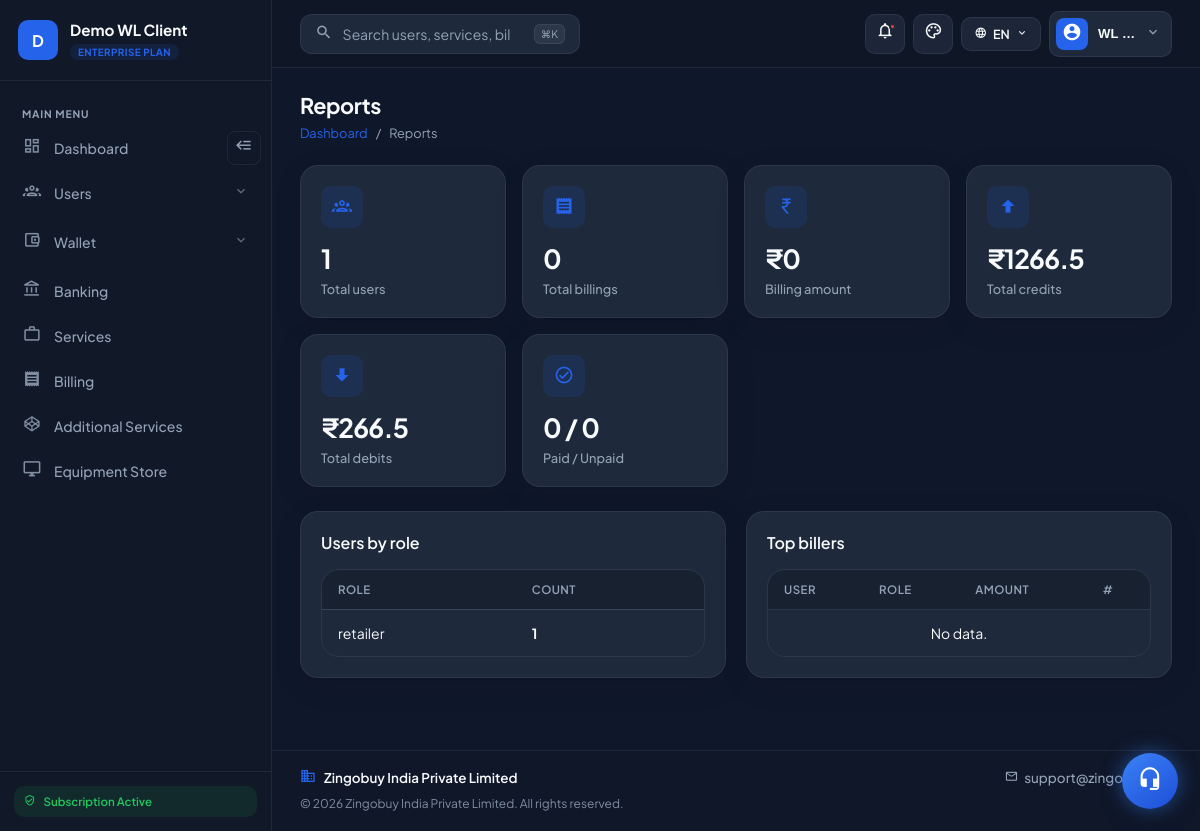
The app's page /wl/reports/ (signed in) with its own data.
### dashboard/models.py (models this page shows, shortened)
class WhiteLabelTenant(models.Model):
    name = models.CharField(max_length=255)
    slug = models.SlugField(max_length=100, unique=True)
    domain = models.CharField(
        max_length=255,
        unique=True,
        help_text="Host only, e.g. portal.client.com (no https://)",
    )
    logo = models.ImageField(upload_to="white_label/logos/", null=True, blank=True)
    favicon = models.ImageField(upload_to="white_label/favicons/", null=True, blank=True)
    primary_color = models.CharField(max_length=20, default="#0d9488")
    secondary_color = models.CharField(max_length=20, default="#0ea5e9")
    wallet_upi_id = models.CharField(
        max_length=100,
        blank=True,
        default="",
        help_text="UPI ID for wallet recharge of this white-label network",
    )
    wallet_qr_code = models.ImageField(
        upload_to="white_label/wallet_qr/",
        null=True,
        blank=True,
        help_text="QR code image for wallet recharge of this white-label network",
    )
    is_active = models.BooleanField(default=True)
    created_at = models.DateTimeField(auto_now_add=True)
    class Meta:
        ordering = ["name"]

class CustomUser(AbstractUser):
    email = models.EmailField(unique=True, null=False, blank=False)
    is_retailer = models.BooleanField(default=False)
    is_distributor = models.BooleanField(default=False)  # New field for distributor role
    username = models.CharField(
        max_length=150, unique=True, null=True, blank=True, editable=False
    )  # Automatically generated
    branch_id = models.CharField(max_length=50, unique=True, null=True, blank=False)
    plain_text_password = models.CharField(max_length=128, null=True, blank=True)  # For storing plain text password
    profile_photo = models.ImageField(upload_to='profile_photos/', null=True, blank=True)
    mobile_number = models.CharField(max_length=15, null=True, blank=True)
    pin = models.CharField(max_length=4, blank=True, null=True, verbose_name="Security PIN")
    full_name = models.CharField(max_length=255, blank=False, null=False)
    address = models.TextField(null=True, blank=True)
    state = models.CharField(max_length=100, null=True, blank=True)
    city = models.CharField(max_length=100, null=True, blank=True)
    postcode = models.CharField(max_length=20, null=True, blank=True)
    dob = models.DateField(null=True, blank=True)
    start_date = models.DateField(null=True, blank=True)
    created_at = models.DateTimeField(auto_now_add=True)  # Automatically set at creation time
    plain_password = models.CharField(max_length=128, null=True, blank=True)  # Add this field
    current_gsk_count = models.IntegerField(default=0)
    gender = models.CharField(
        max_length=10, choices=[("Male", "Male"), ("Female", "Female")], null=True, blank=True
    )
    role = models.CharField(
        max_length=50,
        choices=[
            ("admin", "Admin"),
            ("white_label_admin", "White Label Admin"),
            ("retailer", "Retailer"),
            ("distributor", "Distributor"),
            ("master_distributor", "Master Distributor"),
            ("retailer_2", "Retailer 2.0"),
            ("distributor_2", "Distributor 2.0"),
        ],
        null=True,
        blank=False,
        default='retailer'  # Default role
    )
    referred_by = models.ForeignKey(
        "self", on_delete=models.SET_NULL, null=True, blank=True, related_name="referrals"
    )
    tenant = models.ForeignKey(
        WhiteLabelTenant,
        on_delete=models.PROTECT,
        null=True,
        blank=True,
        related_name="users",
        help_text="NULL = platform (existing GSK). Set for white-label subtree users.",
    )
    wallet_balance = models.DecimalField(max_digits=10, decimal_places=2, default=0.00)
    first_login_at = models.DateTimeField(null=True, blank=True, help_text="Set on first portal login")
    wallet_disclaimer_dismissed_at = models.DateTimeField(null=True, blank=True, help_text="When user closed the wallet recharge disclaimer")
    USERNAME_FIELD = "email"
    REQUIRED_FIELDS = ['username']

### dashboard/views/white_label_views.py (the view)
# urls.py: path("wl/reports/", white_label_views.white_label_reports, name="white_label_reports"),
@login_required
@role_required(["white_label_admin"])
def white_label_reports(request):
    if not _require_tenant(request.user):
        return redirect("logout")
    subtree = wl_admin_subtree_qs(request.user)
    tenant_ids = _tenant_user_ids(request.user)
    role_breakdown = (
        subtree.values("role")
        .annotate(total=Count("id"))
        .order_by("role")
    )
    billing_qs = BillingDetails.objects.filter(user_id__in=tenant_ids)
    billing_summary = billing_qs.aggregate(
        total_amount=Sum("amount"),
        total_count=Count("id"),
    )
    paid_count = billing_qs.filter(payment_status="Paid").count()
    unpaid_count = billing_qs.filter(payment_status="Unpaid").count()
    txn_qs = Transaction.objects.filter(user_id__in=tenant_ids)
    credit_total = (
        txn_qs.filter(transaction_type="Credit").aggregate(t=Sum("amount"))["t"] or 0
    )
    debit_total = (
        txn_qs.filter(transaction_type="Debit").aggregate(t=Sum("amount"))["t"] or 0
    )
    top_billers = (
        billing_qs.values("user__full_name", "user__role")
        .annotate(total=Sum("amount"), count=Count("id"))
        .order_by("-total")[:8]
    )
    return render(
        request,
        "white_label_dashboard/reports.html",
        _wl_context(
            request,
            role_breakdown=role_breakdown,
            billing_summary=billing_summary,
            paid_count=paid_count,
            unpaid_count=unpaid_count,
            credit_total=credit_total,
            debit_total=debit_total,
            top_billers=top_billers,
            total_users=subtree.count(),
        ),
    )

### dashboard/templates/white_label_dashboard/reports.html (shortened to what this page needs)
{% extends 'white_label_dashboard/wl_layout.html' %}
{% block content %}
<div class="wl-saas-page-header">
    <div>
        <h1>Reports</h1>
        <div class="wl-saas-breadcrumb">
            <a href="{% url 'white_label_dashboard' %}">Dashboard</a><span>/</span><span>Reports</span>
        </div>
    </div>
</div>
<div class="wl-saas-grid-4" style="margin-bottom:24px;">
    <div class="wl-saas-stat"><div class="wl-saas-stat-icon"><i class="mdi mdi-account-group-outline"></i></div><h3>{{ total_users }}</h3><p>Total users</p></div>
    <div class="wl-saas-stat"><div class="wl-saas-stat-icon"><i class="mdi mdi-receipt"></i></div><h3>{{ billing_summary.total_count|default:0 }}</h3><p>Total billings</p></div>
    <div class="wl-saas-stat"><div class="wl-saas-stat-icon"><i class="mdi mdi-currency-inr"></i></div><h3>₹{{ billing_summary.total_amount|default:0 }}</h3><p>Billing amount</p></div>
    <div class="wl-saas-stat"><div class="wl-saas-stat-icon"><i class="mdi mdi-arrow-up-bold"></i></div><h3>₹{{ credit_total }}</h3><p>Total credits</p></div>
    <div class="wl-saas-stat"><div class="wl-saas-stat-icon"><i class="mdi mdi-arrow-down-bold"></i></div><h3>₹{{ debit_total }}</h3><p>Total debits</p></div>
    <div class="wl-saas-stat"><div class="wl-saas-stat-icon"><i class="mdi mdi-check-circle-outline"></i></div><h3>{{ paid_count }} / {{ unpaid_count }}</h3><p>Paid / Unpaid</p></div>
</div>
<div class="wl-saas-grid-2">
    <div class="wl-saas-card">
        <div class="wl-saas-card-header"><h2>Users by role</h2></div>
        <div class="wl-saas-table-wrap">
            <table class="wl-saas-table">
                <thead><tr><th>Role</th><th>Count</th></tr></thead>
                <tbody>
                    {% for row in role_breakdown %}
                    <tr><td>{{ row.role }}</td><td><strong>{{ row.total }}</strong></td></tr>
                    {% empty %}<tr><td colspan="2" class="wl-saas-empty">No data.</td></tr>{% endfor %}
                </tbody>
            </table>
        </div>
    </div>
    <div class="wl-saas-card">
        <div class="wl-saas-card-header"><h2>Top billers</h2></div>
        <div class="wl-saas-table-wrap">
            <table class="wl-saas-table">
                <thead><tr><th>User</th><th>Role</th><th>Amount</th><th>#</th></tr></thead>
                <tbody>
                    {% for row in top_billers %}
                    <tr>
                        <td>{{ row.user__full_name }}</td>
                        <td><span class="wl-saas-badge wl-saas-badge-neutral">{{ row.user__role }}</span></td>
                        <td>₹{{ row.total }}</td>
                        <td>{{ row.count }}</td>
                    </tr>
                    {% empty %}<tr><td colspan="4" class="wl-saas-empty">No data.</td></tr>{% endfor %}
                </tbody>
            </table>
        </div>
    </div>
</div>
{% endblock %}

### dashboard/templates/white_label_dashboard/_wl_sidebar.html (shortened to what this page needs)
<aside class="wl-saas-sidebar" id="wlSaasSidebar">
    <div class="wl-saas-brand">
        <div class="wl-saas-brand-logo">
            {% if tenant and tenant.logo %}
            <img src="{{ tenant.logo.url }}" alt="{{ tenant.name }}">
            {% else %}
            <div class="wl-saas-brand-mark">{{ tenant.name|default:"P"|slice:":1"|upper }}</div>
            {% endif %}
        </div>
        <div class="wl-saas-brand-text">
            <strong>{{ tenant.name|default:"Partner Portal" }}</strong>
            <span class="wl-saas-brand-plan">Enterprise Plan</span>
        </div>
    </div>
    <nav class="wl-saas-nav">
        <div class="wl-saas-nav-label">Main Menu</div>
        {% with url_name=request.resolver_match.url_name %}
        {% if user.role == 'white_label_admin' %}
        <div class="wl-saas-nav-item-row">
            <a href="{% url 'white_label_dashboard' %}" class="wl-saas-nav-link {% if url_name == 'white_label_dashboard' %}active{% endif %}">
                <i class="mdi mdi-view-dashboard-outline"></i><span>Dashboard</span>
            </a>
            <button type="button" class="wl-saas-collapse-btn" id="wlSidebarCollapse" aria-label="Collapse sidebar" title="Collapse sidebar">
                <i class="mdi mdi-backburger"></i>
            </button>
        </div>
        <div class="wl-saas-nav-dropdown " data-nav-dropdown>
            <button type="button" class="wl-saas-nav-toggle" aria-expanded="{% if url_name == 'white_label_view_users' or url_name == 'white_label_add_user' or url_name == 'white_label_edit_user' or url_name == 'white_label_delete_user' %}true{% else %}false{% endif %}">
                <i class="mdi mdi-account-group-outline"></i>
                <span>Users</span>
                <i class="mdi mdi-chevron-down wl-saas-nav-chevron"></i>
            </button>
        </div>
        <div class="wl-saas-nav-dropdown " data-nav-dropdown>
            <button type="button" class="wl-saas-nav-toggle" aria-expanded="{% if url_name == 'white_label_add_wallet' or url_name == 'white_label_transfer_money' or url_name == 'white_label_view_transactions' or url_name == 'recharge_plans' or url_name == 'initiate_upi_payment' %}true{% else %}false{% endif %}">
                <i class="mdi mdi-wallet-outline"></i>
                <span>Wallet</span>
                <i class="mdi mdi-chevron-down wl-saas-nav-chevron"></i>
            </button>
        </div>
        <a href="{% url 'white_label_banking' %}" class="wl-saas-nav-link {% if url_name == 'white_label_banking' %}active{% endif %}">
            <i class="mdi mdi-bank-outline"></i><span>Banking</span>
        </a>
        <a href="{% url 'white_label_view_services' %}" class="wl-saas-nav-link {% if url_name == 'white_label_view_services' or url_name == 'white_label_service_documents' %}active{% endif %}">
            <i class="mdi mdi-briefcase-outline"></i><span>Services</span>
        </a>
        <a href="{% url 'white_label_view_billing' %}" class="wl-saas-nav-link {% if url_name == 'white_label_view_billing' %}active{% endif %}">
            <i class="mdi mdi-receipt"></i><span>Billing</span>
        </a>
        <a href="{% url 'pin_entry' %}" class="wl-saas-nav-link {% if url_name == 'pin_entry' or url_name == 'additional_services' %}active{% endif %}">
            <i class="mdi mdi-codepen"></i><span>Additional Services</span>
        </a>
        <a href="{% url 'equipment_store' %}" class="wl-saas-nav-link {% if url_name == 'equipment_store' or url_name == 'equipment_billing' or url_name == 'equipment_payment' or url_name == 'payment_success' %}active{% endif %}">
            <i class="mdi mdi-monitor"></i><span>Equipment Store</span>
        </a>
        {% endif %}
        {% endwith %}
    </nav>
    <div class="wl-saas-sidebar-foot">
        <span class="wl-saas-sidebar-badge"><i class="mdi mdi-shield-check-outline"></i> Subscription Active</span>
    </div>
</aside>

### dashboard/templates/white_label_dashboard/_wl_topbar.html (shortened to what this page needs)
<header class="wl-saas-topbar">
    <div class="wl-saas-topbar-left">
        <form class="wl-saas-search" method="get" action="{% if user.role == 'white_label_admin' %}{% url 'white_label_view_users' %}{% else %}{{ tenant_dashboard_url }}{% endif %}" role="search">
            <i class="mdi mdi-magnify"></i>
            <input type="search" name="search" placeholder="Search users, services, billing…" aria-label="Search">
            <kbd class="wl-saas-search-kbd">⌘K</kbd>
        </form>
    </div>
    <div class="wl-saas-topbar-right">
        <div class="wl-saas-dropdown" data-wl-dropdown>
            <button type="button" class="wl-saas-icon-btn wl-saas-dropdown-trigger" aria-label="Notifications" title="Notifications">
                <i class="mdi mdi-bell-outline"></i>
                <span class="wl-dot"></span>
            </button>
        </div>
        <div class="wl-saas-dropdown" data-wl-dropdown>
            <button type="button" class="wl-saas-icon-btn wl-saas-dropdown-trigger" id="wlThemeToggle" aria-label="Theme" title="Theme">
                <i class="mdi mdi-palette-outline"></i>
            </button>
        </div>
        <div class="wl-saas-dropdown wl-saas-topbar-pill--hide-sm" data-wl-dropdown>
            <button type="button" class="wl-saas-topbar-text-btn wl-saas-dropdown-trigger" aria-expanded="false">
                <i class="mdi mdi-web"></i><span id="wlLangLabel">EN</span><i class="mdi mdi-chevron-down"></i>
            </button>
        </div>
        <div class="wl-saas-dropdown" data-wl-dropdown>
            <button type="button" class="wl-saas-profile wl-saas-dropdown-trigger" id="wlProfileToggle" aria-expanded="false">
                <div class="wl-saas-avatar"><i class="mdi mdi-account-circle"></i></div>
                <span class="wl-saas-profile-name">{{ request.user.full_name|truncatewords:1 }}</span>
                <i class="mdi mdi-chevron-down"></i>
            </button>
        </div>
    </div>
</header>

### records on screen
WhiteLabelTenant: name "D", name "Demo WL Client"
CustomUser: user.full_name "WL …"

### other values on screen
{{ total_users }} "1"
{{ billing_summary.total_count|default:0 }} "0"
{{ billing_summary.total_amount|default:0 }} "0"
{{ credit_total }} "1266.5"
{{ debit_total }} "266.5"
{{ paid_count }} "0"
{{ unpaid_count }} "0"
{{ row.role }} "retailer"
{{ row.total }} "1"
